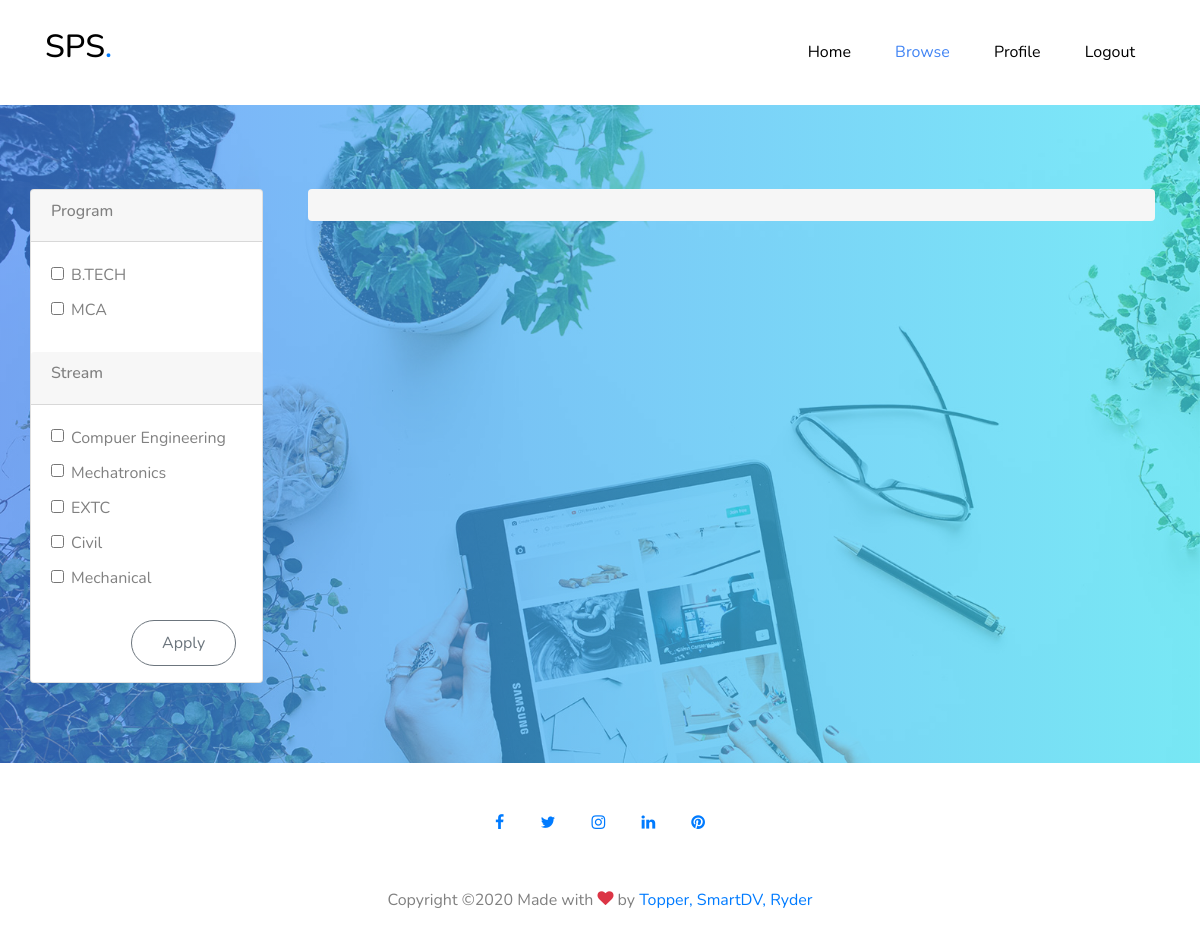
/profile/browse/ (signed in), run on an earlier commit of the app's database.
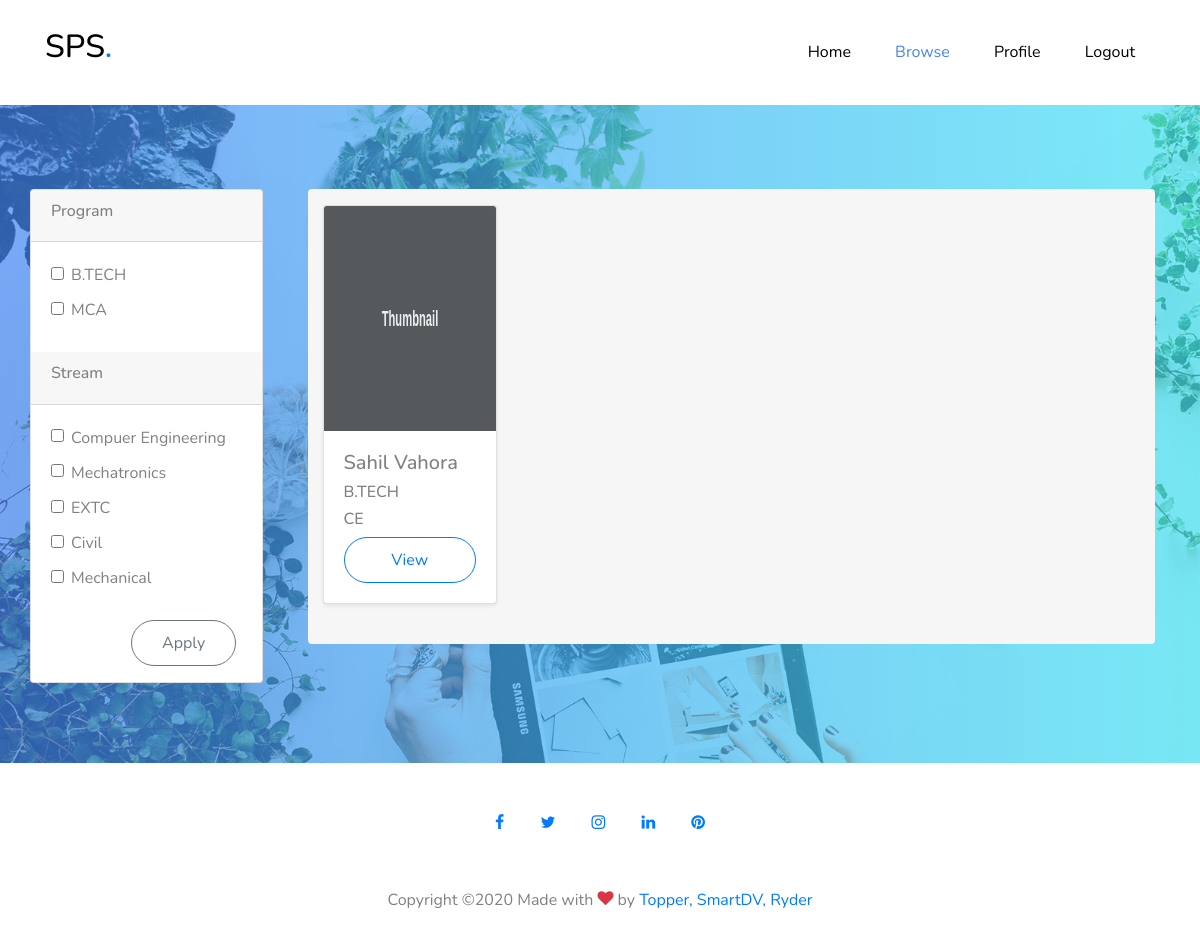
And on a later commit of the database.
### Users/models.py (models this page shows, shortened)
class UserInfo(models.Model):
    user = models.OneToOneField(User, on_delete=models.CASCADE)
    program = models.CharField(max_length=100)
    stream = models.CharField(max_length=100)
    phone_num = models.CharField(max_length=15)
    user_img = models.URLField()
    languages = models.CharField(max_length=1000)
    projects = models.CharField(max_length=1000)
    cgpa = models.CharField(max_length=4)
    core = models.CharField(max_length=500)
    experience = models.CharField(max_length=500)

### Profile/views.py (the view)
# urls.py: path("browse/", views.browse_page, name="Browse Page"),
@login_required()
def browse_page(request):
    if request.user.is_staff:
        query_set = UserInfo.objects.all()
        context = {"object_info": query_set}
        return render(request, 'Profile/browse.html', context)
    else:
        return HttpResponse('You are not authorized to view this profile!')

### Profile/templates/Profile/browse.html (shortened to what the changed rows need)
{% load static %}
<html lang="en">
<head>
    <link rel="stylesheet" href="{% static 'home_fonts/icomoon/style.css'%}">
    <link rel="stylesheet" href="{% static 'home_css/bootstrap.min.css'%}">
    <link rel="stylesheet" href="{% static 'home_css/jquery-ui.css'%}">
    <link rel="stylesheet" href="{% static 'home_fonts/flaticon/font/flaticon.css'%}">
    <link rel="stylesheet" href="{% static 'home_css/style.css'%}">
    <link rel="stylesheet" href="{% static 'css/browse_page.css'%}">
</head>
<body data-spy="scroll" data-target=".site-navbar-target" data-offset="300">
<div class="site-wrap" id="home-section">
    <header class="site-navbar py-4 site-navbar-target" role="banner">
        <div class="container">
            <div class="row align-items-center">
                <div class="col-6 col-md-3 col-xl-4  d-block">
                    <h1 class="mb-0 site-logo"><a href="/" class="text-black h2 mb-0">SPS<span
                            class="text-primary">.</span> </a></h1>
                </div>
            </div>
        </div>
    </header>
    <br>
    <br>
    <br>
    <section id="main_section" class="site-section bg-image2 overlay"
             style="background-image:url('{% static 'home_images/hero_1.jpg'%}');">
        <div id="filter_and_profiles" class="container-fluid row">
            <aside class="col-md-9" id="profiles_section">
                <br>
                <div class="album py-3 bg-light rounded">
                    <div class="container row">
                        {% for info in object_info %}
                        <div class=" col-md-3 ">
                            <div class="card mb-4 shadow-sm ">
                                <img class="card-img-top "
                                     data-src="holder.js/100px225?theme=thumb&amp;bg=55595c&amp;fg=eceeef&amp;text=Thumbnail "
                                     alt="Thumbnail [100%x225] " style="height: 225px; width: 100%; display: block; "
                                     data-holder-rendered="true ">
                                <div class="card-body ">
                                    <h5>{{info.user.first_name}} {{info.user.last_name}}</h5>
                                    <h6>{{info.program}}</h6>
                                    <h6>{{info.stream}}</h6>
                                    <div class="d-flex justify-content-between align-items-center ">
                                        <button type="button " href="" class="btn btn-block btn-outline-primary ">View
                                        </button>
                                    </div>
                                </div>
                            </div>
                        </div>
                        {% endfor %}
                    </div>
                </div>
            </aside>
        </div>
    </section>
</div>
</body>
</html>

What changed in the data, as far as the page shows it:
added UserInfo: user.first_name "Sahil", user.last_name "Vahora", program "B.TECH", stream "CE"
